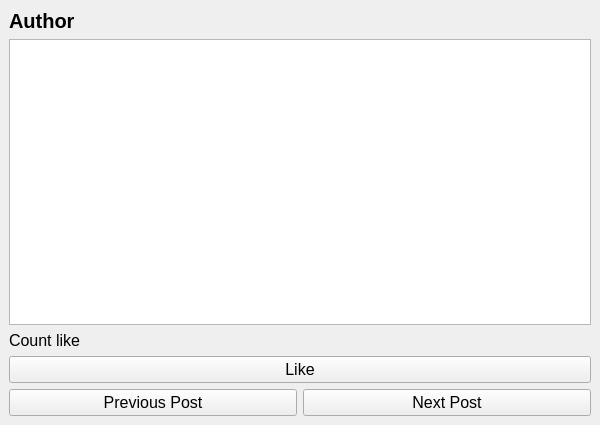
<?xml version="1.0" encoding="UTF-8"?>
<ui version="4.0">
 <class>MainWindow</class>
 <widget class="QMainWindow" name="MainWindow">
  <property name="geometry">
   <rect>
    <x>0</x>
    <y>0</y>
    <width>600</width>
    <height>425</height>
   </rect>
  </property>
  <property name="windowTitle">
   <string>MainWindow</string>
  </property>
  <widget class="QWidget" name="centralwidget">
   <layout class="QVBoxLayout" name="verticalLayout_2">
    <item>
     <layout class="QVBoxLayout" name="verticalLayout">
      <item>
       <widget class="QLabel" name="authorLabel">
        <property name="enabled">
         <bool>true</bool>
        </property>
        <property name="sizePolicy">
         <sizepolicy hsizetype="Minimum" vsizetype="Minimum">
          <horstretch>0</horstretch>
          <verstretch>0</verstretch>
         </sizepolicy>
        </property>
        <property name="minimumSize">
         <size>
          <width>0</width>
          <height>20</height>
         </size>
        </property>
        <property name="font">
         <font>
          <pointsize>15</pointsize>
          <weight>75</weight>
          <bold>true</bold>
         </font>
        </property>
        <property name="frameShape">
         <enum>QFrame::NoFrame</enum>
        </property>
        <property name="text">
         <string>Author</string>
        </property>
       </widget>
      </item>
      <item>
       <widget class="QTextBrowser" name="content"/>
      </item>
      <item>
       <layout class="QHBoxLayout" name="horizontalLayout_3">
        <item>
         <widget class="QLabel" name="likeCount">
          <property name="font">
           <font>
            <pointsize>12</pointsize>
           </font>
          </property>
          <property name="text">
           <string>Count like</string>
          </property>
         </widget>
        </item>
        <item>
         <widget class="QLabel" name="label">
          <property name="text">
           <string/>
          </property>
         </widget>
        </item>
       </layout>
      </item>
      <item>
       <layout class="QHBoxLayout" name="horizontalLayout_2">
        <item>
         <widget class="QPushButton" name="likeButton">
          <property name="font">
           <font>
            <pointsize>12</pointsize>
           </font>
          </property>
          <property name="text">
           <string>Like</string>
          </property>
          <property name="checkable">
           <bool>true</bool>
          </property>
          <property name="checked">
           <bool>false</bool>
          </property>
          <property name="flat">
           <bool>false</bool>
          </property>
         </widget>
        </item>
       </layout>
      </item>
      <item>
       <layout class="QHBoxLayout" name="horizontalLayout">
        <item>
         <widget class="QPushButton" name="prevButton">
          <property name="font">
           <font>
            <pointsize>12</pointsize>
           </font>
          </property>
          <property name="text">
           <string>Previous Post</string>
          </property>
         </widget>
        </item>
        <item>
         <widget class="QPushButton" name="nextButton">
          <property name="font">
           <font>
            <pointsize>12</pointsize>
           </font>
          </property>
          <property name="text">
           <string>Next Post</string>
          </property>
         </widget>
        </item>
       </layout>
      </item>
     </layout>
    </item>
   </layout>
  </widget>
 </widget>
 <resources/>
 <connections/>
</ui>
